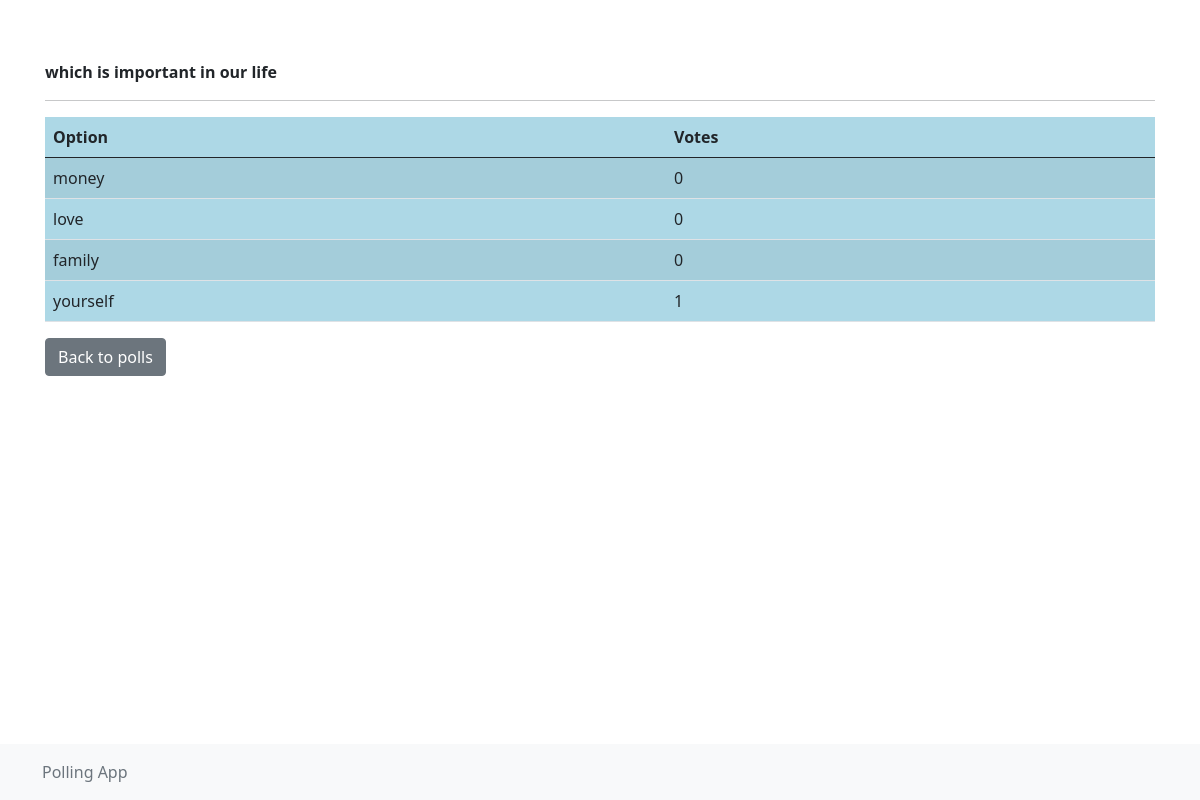
Screenshot of /viewResult24/ with the database file from the repository.
### PollApp/models.py (models this page shows)
class CreatePoll(models.Model):
	register=models.ForeignKey(Register,on_delete=models.CASCADE,default='1')
	question=models.CharField(max_length=200,blank=False)
	option1=models.CharField(max_length=100,blank=False)
	option2=models.CharField(max_length=100,blank=False)
	option3=models.CharField(max_length=100,blank=False)
	option4=models.CharField(max_length=100,blank=False)
	option1_count=models.IntegerField(default=0)
	option2_count=models.IntegerField(default=0)
	option3_count=models.IntegerField(default=0)
	option4_count=models.IntegerField(default=0)

### PollApp/views.py (the view)
# urls.py: path('viewResult<int:id>/',views.viewResult,name='viewResult'),
def viewResult(request,id):
	result=CreatePoll.objects.get(id=id)
	return render(request,'viewResult.html',{'result':result})

### PollApp/templates/viewResult.html (shortened to what this page needs)
{% extends 'base.html' %}
	{% block content %}
			<strong>{{result.question}}</strong>
			<hr>
			<table class="table table-striped" bgcolor="lightblue">
				<thead>
					<tr>
						<th>Option</th>
						<th>Votes</th>
					</tr>
				</thead>
				<tbody>
					<tr>
						<td>{{result.option1}}</td>
						<td>{{result.option1_count}}</td>
					</tr>
					<tr>
						<td>{{result.option2}}</td>
						<td>{{result.option2_count}}</td>
					</tr>
					<tr>
						<td>{{result.option3}}</td>
						<td>{{result.option3_count}}</td>
					</tr>
					<tr>
						<td>{{result.option4}}</td>
						<td>{{result.option4_count}}</td>
					</tr>
				</tbody>
		</table>
		<a href="{% url 'PollApp:displayPoll' result.id %}" class="btn btn-secondary">Back to polls</a>
	{% endblock %}

### rows the page displays
CreatePoll: question "which is important in our life", option1 "money", option1_count "0", option2 "love", option2_count "0", option3 "family", option3_count "0", option4 "yourself", option4_count "1"
